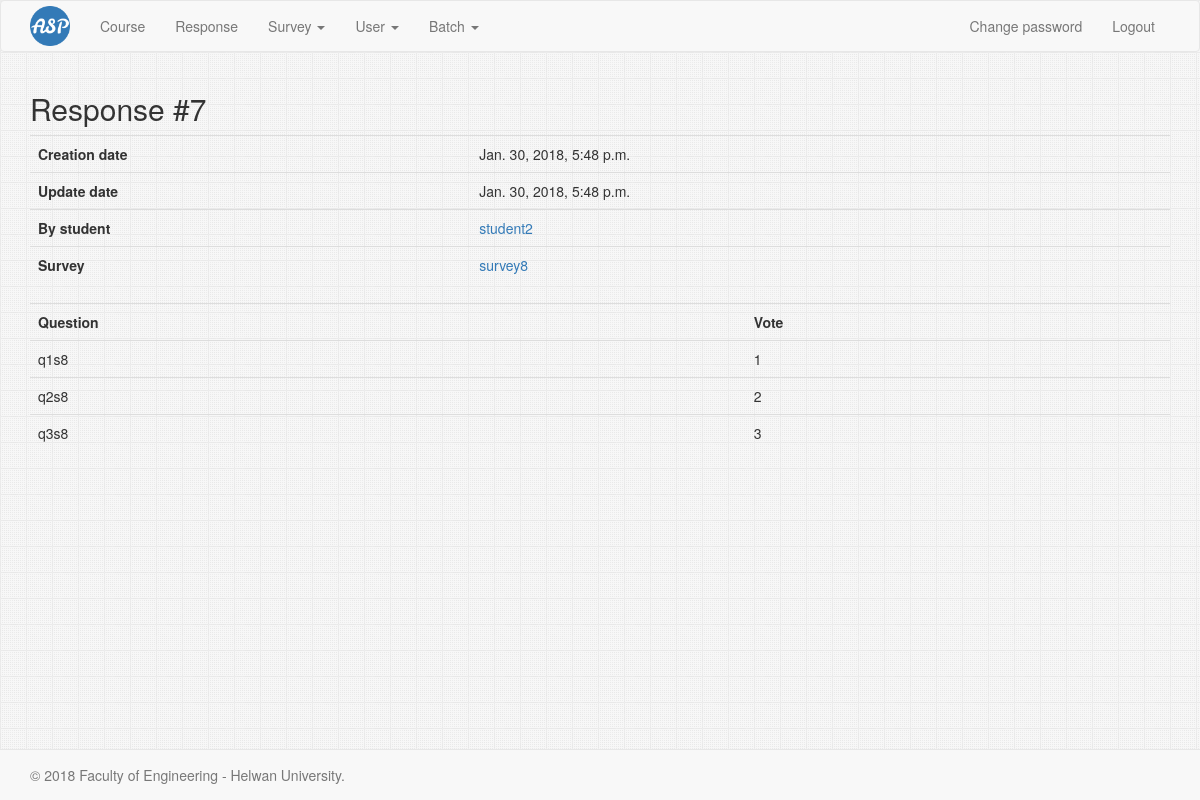
The page /response/7 (signed in) on the database as committed earlier.
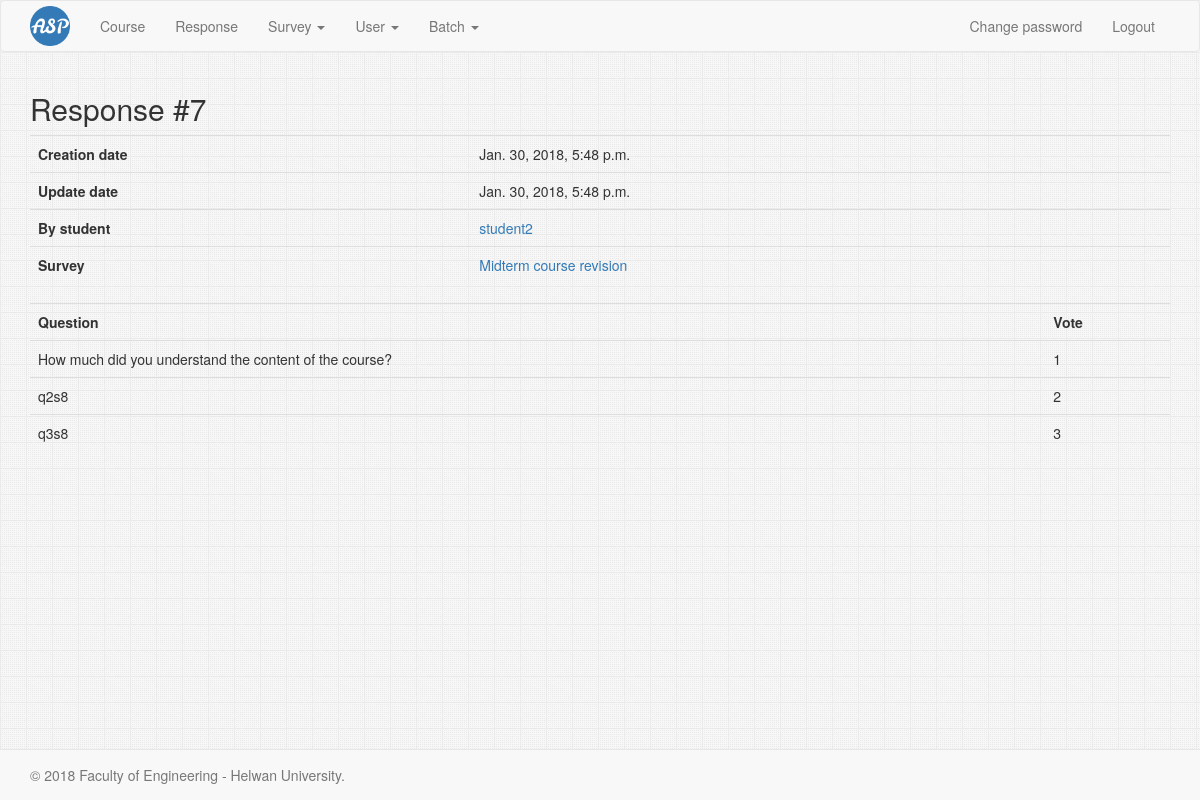
The same page on the database as committed later.
### Survey/models.py (models this page shows, shortened)
class Survey(models.Model):
    name = models.CharField(
        max_length=400,
    )
    description = models.TextField(
        max_length=4000,
    )
    creation_date = models.DateTimeField(
        auto_now_add=True,
    )
    due_date = models.DateTimeField()
    is_active = models.BooleanField(
        default=True,
    )
    professor = models.ForeignKey(
        Professor,
        related_name='surveys',
    )
    educational_year = models.ForeignKey(
        EducationalYear,
        related_name='surveys',
    )
    course = models.ForeignKey(
        Course,
        related_name='surveys',
    )

### Question/models.py (models this page shows, shortened)
class Question(models.Model):
    TEXT = 'text'
    SHORT_TEXT = 'short-text'
    RADIO = 'radio'
    SELECT = 'select'
    SELECT_IMAGE = 'select_image'
    SELECT_MULTIPLE = 'select-multiple'
    INTEGER = 'integer'
    QUESTION_TYPES = (
        (TEXT, _(u'text (multiple line)')),
        (SHORT_TEXT, _(u'short text (one line)')),
        (RADIO, _(u'radio')),
        (SELECT, _(u'select')),
        (SELECT_MULTIPLE, _(u'Select Multiple')),
        (SELECT_IMAGE, _(u'Select Image')),
        (INTEGER, _(u'integer')),
    )
    body = models.TextField()
    order = models.IntegerField()
    required = models.BooleanField(default=True)
    survey_template = models.BooleanField(default=False)
    survey = models.ForeignKey(Survey, null=True, related_name="questions", on_delete=models.CASCADE)
    template = models.ForeignKey(Template, null=True, related_name="questions", on_delete=models.CASCADE)
    type = models.CharField(max_length=200, choices=QUESTION_TYPES,
                            default=TEXT)
    choices = models.TextField(blank=True, null=True,
                               help_text=CHOICES_HELP_TEXT)
    class Meta(object):
        verbose_name = _('question')
        verbose_name_plural = _('questions')
        ordering = ('survey', 'order',)

### Response/views.py (the view)
# urls.py: url(r'^(?P<pk>\d+)$', ResponseRead.as_view(), name="read"),
@method_decorator([login_required, admin_or_response_student_owner_required], name='dispatch')
class ResponseRead(View):
    def get(self, request, *args, **kwargs):
        response = get_object_or_404(Response, pk=kwargs['pk'])
        survey = response.survey
        questions = survey.questions.all()
        answers = response.answers.all()
        context = {
            'response': response,
            'survey': survey,
            'questions': questions,
            'answers': answers,
        }
        return render(request, 'Response/response_read.html', context)

### Response/templatetags/index.py (called while the page is built)
@register.filter(name='index')
def index(x, i):
    return x[int(i)]

### Student/models.py (called while the page is built)
    def __str__(self):
        return self.user.username

### Response/templates/Response/response_read.html (shortened to what this page needs)
{% extends 'base.html' %}
{% load index %}
{% block content %}
    <h2>
        Response #{{ response.id }}
    </h2>
    <table class="table table-hover">
        <tbody>
        <tr>
            <th>Creation date</th>
            <td>{{ response.creation_date }}</td>
        </tr>
        <tr>
            <th>Update date</th>
            <td>{{ response.update_date }}</td>
        </tr>
        <tr>
            <th>By student</th>
            <td><a href="{% url 'student:read' response.student.user.id_number %}">{{ response.student }}</a></td>
        </tr>
        <tr>
            <th>Survey</th>
            <td><a href="{% url 'survey:read' survey.id %}">{{ survey.name }}</a></td>
        </tr>
        </tbody>
    </table>
    <table class="table table-hover">
        <tbody>
        <tr>
            <th>Question</th>
            <th>Vote</th>
        </tr>
        {% for question in questions %}
            {% with answers|index:forloop.counter0 as answer %}
                <tr>
                    <td>{{ question.body }}</td>
                    <td>{{ answer.body }}</td>
                </tr>
            {% endwith %}
        {% endfor %}
        </tbody>
    </table>
{% endblock %}

Rows that differ between the two databases and show on the page:
changed Survey: name "survey8" → "Midterm course revision"
changed Question: body "q1s8" → "How much did you understand the content of the course?"
